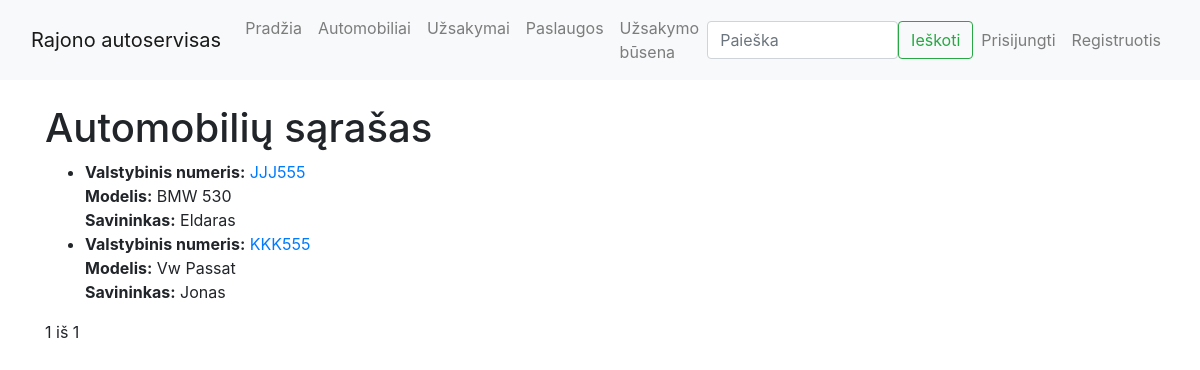
Before: /autoservice/automobiliai/ with the older database file.
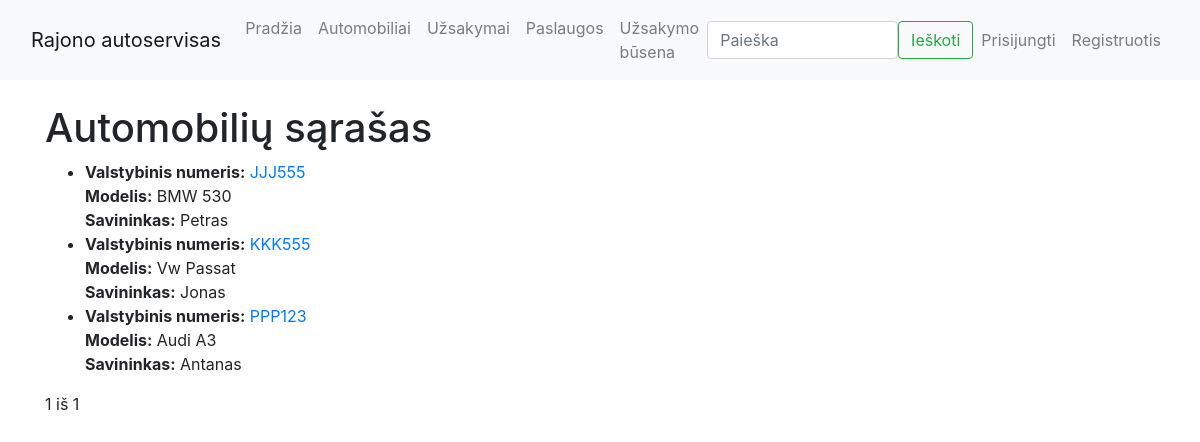
After: the same page with the newer database file.
### autoservice/models.py (models this page shows, shortened)
class Automobilis(models.Model):
    id = models.AutoField(primary_key=True)
    valstybinis_nr = models.CharField('Valstybinis numeris', max_length=8)
    automobilio_modelis = models.ForeignKey(AutomobilioModelis, on_delete=models.CASCADE)
    vin_kodas = models.CharField('VIN kodas', max_length=17)
    klientas = models.CharField('Klientas', max_length=255)
    nuotrauka = models.ImageField('Nuotrauka', upload_to='automobiliai/', null=True, blank=True)
    aprasymas = HTMLField('Aprašymas', null=True, blank=True)
    class Meta:
        verbose_name = "Automobilis"
        verbose_name_plural = "Automobiliai"

class AutomobilioModelis(models.Model):
    id = models.AutoField(primary_key=True)
    marke = models.CharField('Markė', max_length=100)
    modelis = models.CharField('Modelis', max_length=100)
    def __str__(self):
        return f"{self.marke} {self.modelis}"
    class Meta:
        verbose_name = "Automobilio modelis"
        verbose_name_plural = "Automobiliu modeliai"

### autoservice/views.py (the view)
# urls.py: path('automobiliai/', views.automobiliu_sarasas, name='automobiliai'),
def automobiliu_sarasas(request):
    automobiliai = Automobilis.objects.all()
    paginator = Paginator(automobiliai, 10)  # 10 įrašų per puslapį
    page_number = request.GET.get('page')
    automobiliu_puslapis = paginator.get_page(page_number)
    return render(request, 'automobiliai.html', {'automobiliai': automobiliu_puslapis})

### autoservice/templates/automobiliai.html (shortened to what this page needs)
{% extends "base.html" %}
{% block content %}
<h1>Automobilių sąrašas</h1>
<ul>
    {% for automobilis in automobiliai %}
    <li>
        <strong>Valstybinis numeris:</strong>
        <a href="{% url 'automobilis' automobilis.id %}">
            {{ automobilis.valstybinis_nr }}
        </a><br>
        <strong>Modelis:</strong> {{ automobilis.automobilio_modelis }}<br>
        <strong>Savininkas:</strong> {{ automobilis.klientas }}<br>
    </li>
    {% endfor %}
</ul>
<div class="pagination">
    <span>{{ automobiliai.number }} iš {{ automobiliai.paginator.num_pages }}</span>
</div>
{% endblock %}

### autoservice/templates/base.html (shortened to what this page needs)
<!DOCTYPE html>
<html lang="en">
<head>
    <link rel="stylesheet" href="https://stackpath.bootstrapcdn.com/bootstrap/4.1.3/css/bootstrap.min.css"
>
    {% load static %}
    <link rel="stylesheet" href="{% static 'css/styles.css' %}">
</head>
<body>
<nav class="navbar navbar-expand-lg navbar-light bg-light">
    <div class="container-fluid">
        <a class="navbar-brand" href="{% url 'index' %}">Rajono autoservisas</a>
        <div class="collapse navbar-collapse" id="navbarNav">
            <ul class="navbar-nav me-auto">
                <li class="nav-item"><a class="nav-link" href="{% url 'index' %}">Pradžia</a></li>
                <li class="nav-item"><a class="nav-link" href="{% url 'automobiliai' %}">Automobiliai</a></li>
                <li class="nav-item"><a class="nav-link" href="{% url 'uzsakymai' %}">Užsakymai</a></li>
                <li class="nav-item"><a class="nav-link" href="#">Paslaugos</a></li>
                <li class="nav-item"><a class="nav-link" href="#">Užsakymo būsena</a></li>
            </ul>
            <form class="d-flex" action="{% url 'search' %}" method="get">
                <input name="query" class="form-control me-2" type="search" placeholder="Paieška" aria-label="Search">
                <button class="btn btn-outline-success" type="submit">Ieškoti</button>
            </form>
            <ul class="navbar-nav ms-auto">
                {% if user.is_authenticated %}
                <li class="nav-item">
                    <a class="nav-link" href="{% url 'profilis' %}">Sveiki, {{ user.username }}</a>
                </li>
                <li class="nav-item">
                    <a class="nav-link" href="{% url 'my-orders' %}">Mano Užsakymai</a>
                </li>
                <li class="nav-item">
                    <form method="post" action="{% url 'logout' %}" style="display: inline;">
                        {% csrf_token %}
                        <button type="submit" class="btn btn-link nav-link" style="padding: 0;">Atsijungti</button>
                    </form>
                </li>
                {% else %}
                <li class="nav-item"><a class="nav-link" href="{% url 'login' %}">Prisijungti</a></li>
                <li class="nav-item"><a class="nav-link" href="{% url 'register' %}">Registruotis</a></li>
                {% endif %}
            </ul>
        </div>
    </div>
</nav>
<div class="container mt-4">
    {% block content %}
    {% endblock %}
</div>
</body>
</html>

Changed rows visible on the page:
changed Automobilis "JJJ555": klientas "Eldaras" → "Petras"
added Automobilis: valstybinis_nr "PPP123", automobilio_modelis "Audi A3", klientas "Antanas"
